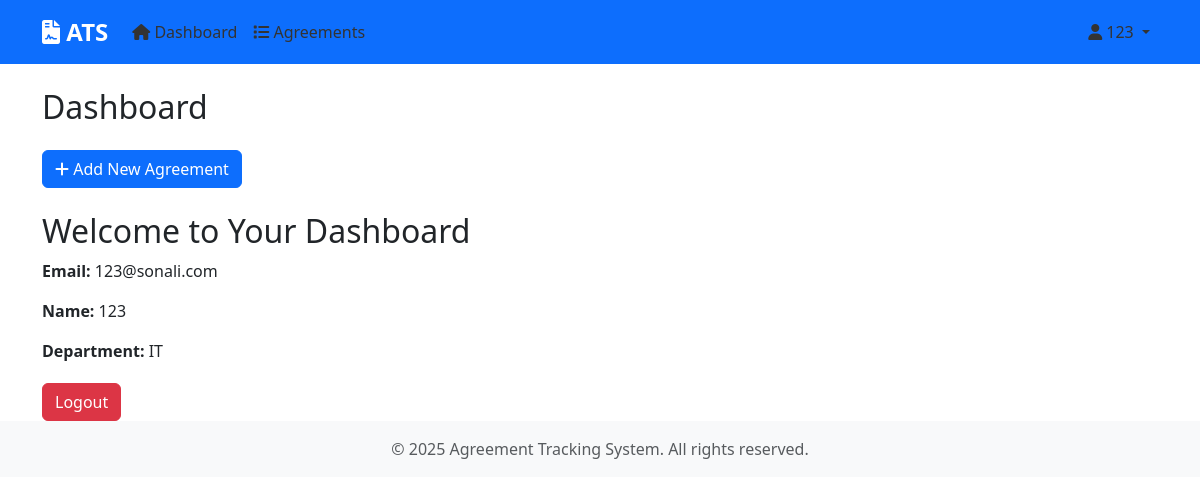
The app's page /accounts/dashboard/ (signed in) with its own data.
### accounts/models.py (models this page shows, shortened)
class User(AbstractUser):
    username = None
    email = models.EmailField(_('email address'), unique=True)
    full_name = models.CharField(_('full name'), max_length=150, default='')
    department = models.ForeignKey(Department, on_delete=models.SET_NULL, null=True, related_name='users')
    role = models.ForeignKey(Role, on_delete=models.SET_NULL, null=True, blank=True)
    is_admin = models.BooleanField(default=False)
    first_name = None
    last_name = None
    USERNAME_FIELD = 'email'
    REQUIRED_FIELDS = ['full_name', 'department']
    objects = CustomUserManager()

class Department(models.Model):
    name = models.CharField(max_length=100)
    description = models.TextField(blank=True)
    executive = models.BooleanField(default=False, help_text="If checked, users in this department can view all agreements but cannot create or edit them")
    created_at = models.DateTimeField(default=timezone.now)
    updated_at = models.DateTimeField(default=timezone.now)
    class Meta:
        ordering = ['name']

### accounts/views.py (the view)
# urls.py: path('dashboard/', dashboard, name='dashboard'),
@login_required
def dashboard(request):
    return render(request, 'accounts/dashboard.html')

### accounts/templates/accounts/dashboard.html (shortened to what this page needs)
{% extends 'base.html' %}
{% block content %}
<div class="container mt-4">
    <h2>Dashboard</h2>
    <div class="row mt-4">
        <div class="col-md-12 mb-4">
            {% if not user.department.executive %}
                <a href="{% url 'agreements:add_agreement' %}" class="btn btn-primary">
                    <i class="fas fa-plus"></i> Add New Agreement
                </a>
            {% endif %}
        </div>
    </div>
    <div class="dashboard">
        <h2>Welcome to Your Dashboard</h2>
        <div class="user-info">
            <p><strong>Email:</strong> {{ user.email }}</p>
            <p><strong>Name:</strong> {{ user.full_name }}</p>
            {% if user.department %}
                <p><strong>Department:</strong> {{ user.department.name }}</p>
            {% endif %}
        </div>
        <div style="margin-top: 20px;">
            <a href="{% url 'accounts:user_logout' %}" class="btn btn-danger">Logout</a>
        </div>
    </div>
</div>
{% endblock %}

### templates/base.html (shortened to what this page needs)
<!DOCTYPE html>
<html lang="en">
<head>
    <link href="https://cdn.jsdelivr.net/npm/bootstrap@5.3.0/dist/css/bootstrap.min.css" rel="stylesheet">
    <link href="https://cdnjs.cloudflare.com/ajax/libs/font-awesome/6.0.0/css/all.min.css" rel="stylesheet">
</head>
<body>
    <nav class="navbar navbar-expand-lg navbar-dark bg-primary">
        <div class="container">
            <a class="navbar-brand" href="{% url 'accounts:dashboard' %}">
                <i class="fas fa-file-contract"></i> ATS
            </a>
            <div class="collapse navbar-collapse" id="navbarNav">
                {% if user.is_authenticated %}
                    <ul class="navbar-nav me-auto">
                        <li class="nav-item">
                            <a class="nav-link" href="{% url 'accounts:dashboard' %}">
                                <i class="fas fa-home"></i> Dashboard
                            </a>
                        </li>
                        <li class="nav-item">
                            <a class="nav-link" href="{% url 'agreements:agreement_list' %}">
                                <i class="fas fa-list"></i> Agreements
                            </a>
                        </li>
                    </ul>
                    <ul class="navbar-nav">
                        <li class="nav-item dropdown">
                            <a class="nav-link dropdown-toggle" href="#" id="userDropdown" role="button" data-bs-toggle="dropdown">
                                <i class="fas fa-user"></i> {{ user.full_name|default:user.email }}
                            </a>
                        </li>
                    </ul>
                {% else %}
                    <ul class="navbar-nav ms-auto">
                        <li class="nav-item">
                            <a class="nav-link" href="{% url 'accounts:user_login' %}">Login</a>
                        </li>
                    </ul>
                {% endif %}
            </div>
        </div>
    </nav>
    <main class="flex-grow-1">
        {% block content %}
        {% endblock %}
    </main>
    <footer class="footer text-center">
        <div class="container">
            <span class="text-muted">© {% now "Y" %} Agreement Tracking System. All rights reserved.</span>
        </div>
    </footer>
</body>
</html>

### templates/base.html (style rules this page uses)
.navbar-brand { font-weight: bold; font-size: 1.5rem; }
.nav-link { color: #333; padding: 8px 16px; margin: 4px 0; border-radius: 4px; }
.footer { background-color: #f8f9fa; padding: 1rem 0; margin-top: auto; }

### records on screen
User: full_name "123", email "123@sonali.com", department.name "IT"
